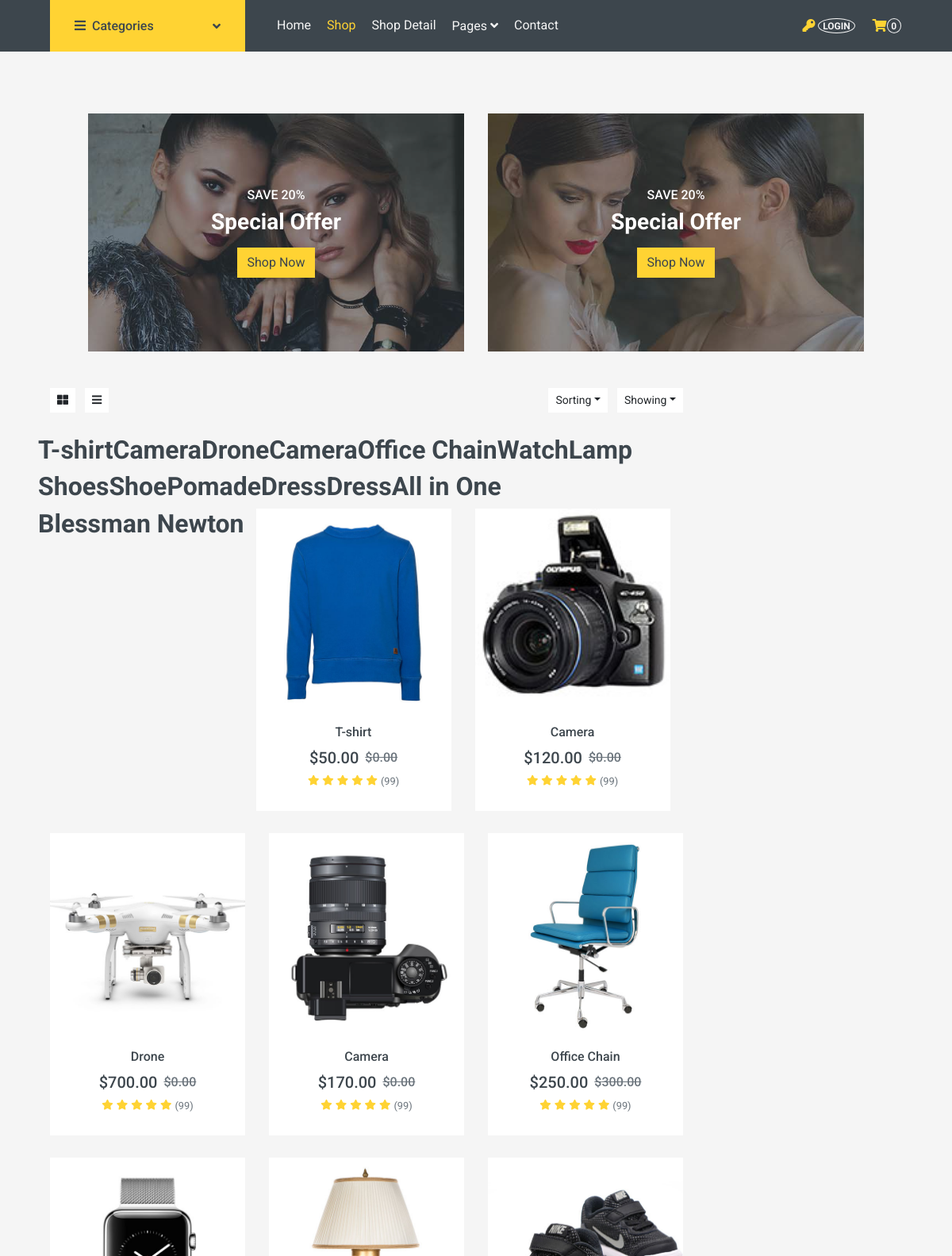
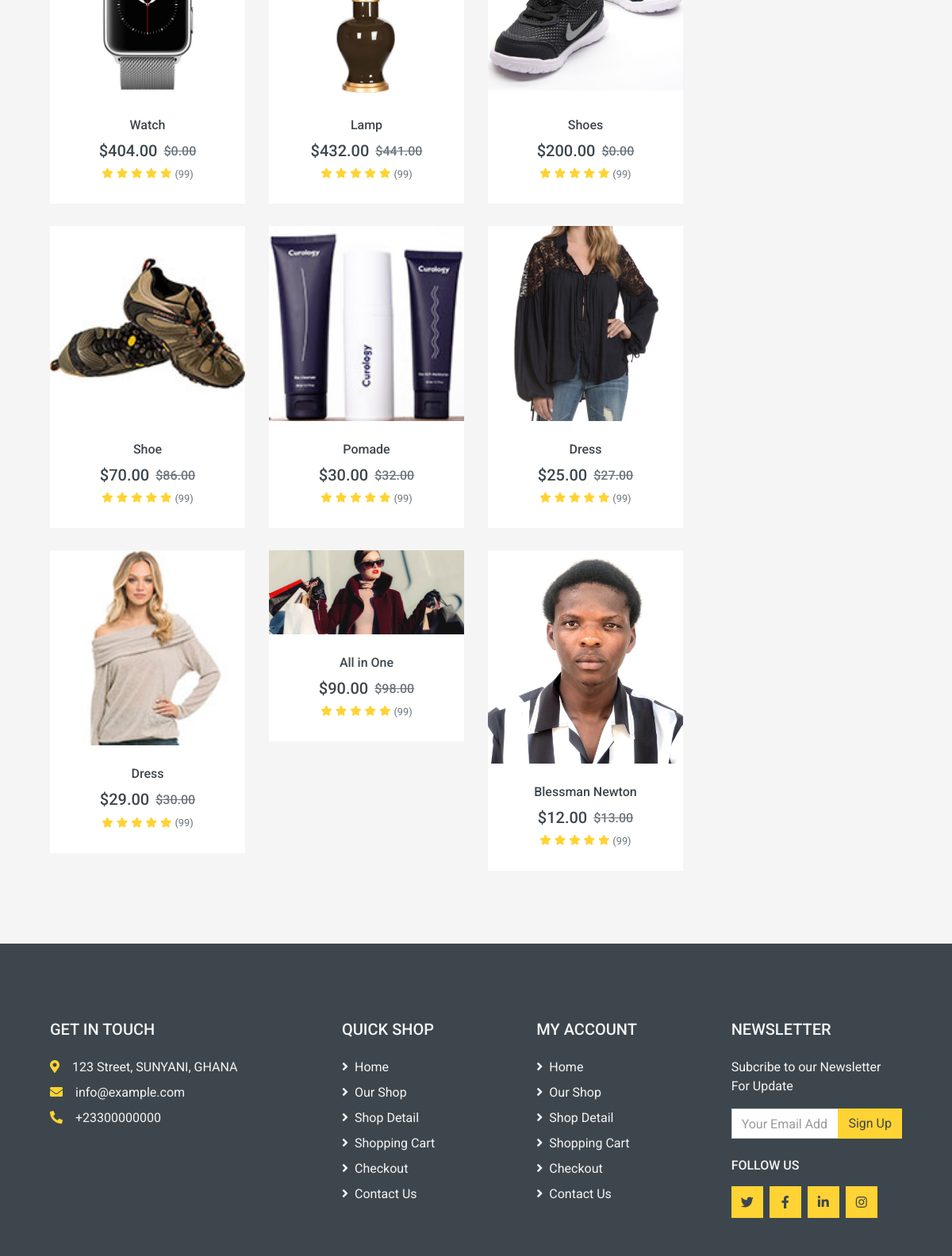
The page / on the database its author committed (2 pictures, top to bottom).
### myecom/models.py (models this page shows, shortened)
class Product(models.Model):
	name = models.CharField(max_length=20)
	price = models.FloatField(default=0,null=True, blank=True)
	change_price = models.FloatField(default=0,null=True, blank=True)
	digital = models.BooleanField(default=True)
	image = models.ImageField(null=True, blank=True)

### myecom/views.py (the view)
# urls.py: path('', views.store , name='store'),
def store(request):
	products = Product.objects.all()
	context = {
		'products':products
	}
	return render(request, 'store.html', context)

### Template/store.html (shortened to what this page needs)
<!DOCTYPE html>
{% load static %}
<html lang="en">
<head>
    <link href='https://cdnjs.cloudflare.com/ajax/libs/font-awesome/5.10.0/css/all.min.css' rel="stylesheet">
    <link href="{% static 'lib/animate/animate.min.css' %}" rel="stylesheet">
    <link href="{% static 'lib/owlcarousel/assets/owl.carousel.min.css' %}" rel="stylesheet">
    <link href="{% static 'css/style.css' %}" rel="stylesheet">
</head>
<body>
    <div class="container-fluid bg-dark mb-30">
        <div class="row px-xl-5">
            <div class="col-lg-3 d-none d-lg-block">
                <a class="btn d-flex align-items-center justify-content-between bg-primary w-100" data-toggle="collapse" href="#navbar-vertical" style="height: 65px; padding: 0 30px;">
                    <h6 class="text-dark m-0"><i class="fa fa-bars mr-2"></i>Categories</h6>
                    <i class="fa fa-angle-down text-dark"></i>
                </a>
            </div>
            <div class="col-lg-9">
                <nav class="navbar navbar-expand-lg bg-dark navbar-dark py-3 py-lg-0 px-0">
                    <div class="collapse navbar-collapse justify-content-between" id="navbarCollapse">
                        <div class="navbar-nav mr-auto py-0">
                            <a href="{% url 'store' %}" class="nav-item nav-link">Home</a>
                            <a href="{% url 'cart' %}" class="nav-item nav-link active">Shop</a>
                            <a href="{% url 'checkout' %}" class="nav-item nav-link">Shop Detail</a>
                            <div class="nav-item dropdown">
                                <a href="#" class="nav-link dropdown-toggle" data-toggle="dropdown">Pages <i class="fa fa-angle-down mt-1"></i></a>
                            </div>
                            <a href="contact.html" class="nav-item nav-link">Contact</a>
                        </div>
                        <div class="navbar-nav ml-auto py-0 d-none d-lg-block">
                            <a href="" class="btn px-0">
                                <i class="fas fa-key text-primary"></i>
                                <span class="badge text-secondary border border-secondary rounded-circle" style="padding-bottom: 2px;">LOGIN</span>
                            </a>
                            <a href="" class="btn px-0 ml-3">
                                <i class="fas fa-shopping-cart text-primary"></i><span class="badge text-secondary border border-secondary rounded-circle" style="padding-bottom: 2px;">0</span>
                            </a>
                        </div>
                    </div>
                </nav>
            </div>
        </div>
    </div>
    <div class="container-fluid">
        <div class="row px-xl-5">
                <div class="container-fluid pt-5 pb-3">
        <div class="row px-xl-5">
            <div class="col-md-6">
                <div class="product-offer mb-30" style="height: 300px;">
                    <img class="img-fluid" src="{% static 'images/offer-1.jpg' %}" alt="">
                    <div class="offer-text">
                        <h6 class="text-white text-uppercase">Save 20%</h6>
                        <h3 class="text-white mb-3">Special Offer</h3>
                        <a href="" class="btn btn-primary">Shop Now</a>
                    </div>
                </div>
            </div>
            <div class="col-md-6">
                <div class="product-offer mb-30" style="height: 300px;">
                    <img class="img-fluid" src="{% static 'images/offer-2.jpg' %}" alt="">
                    <div class="offer-text">
                        <h6 class="text-white text-uppercase">Save 20%</h6>
                        <h3 class="text-white mb-3">Special Offer</h3>
                        <a href="" class="btn btn-primary">Shop Now</a>
                    </div>
                </div>
            </div>
        </div>
    </div>
            <div class="col-lg-9 col-md-8">
                <div class="row pb-3">
                    <div class="col-12 pb-1">
                        <div class="d-flex align-items-center justify-content-between mb-4">
                            <div>
                                <button class="btn btn-sm btn-light"><i class="fa fa-th-large"></i></button>
                                <button class="btn btn-sm btn-light ml-2"><i class="fa fa-bars"></i></button>
                            </div>
                            <div class="ml-2">
                                <div class="btn-group">
                                    <button type="button" class="btn btn-sm btn-light dropdown-toggle" data-toggle="dropdown">Sorting</button>
                                </div>
                                <div class="btn-group ml-2">
                                    <button type="button" class="btn btn-sm btn-light dropdown-toggle" data-toggle="dropdown">Showing</button>
                                </div>
                            </div>
                        </div>
                    </div>
                    {% for product in products %}
             <h2>{{product.name}}</h2>
            {% endfor %}
                    {% for product in products %}
                    <div class="col-lg-4 col-md-6 col-sm-6 pb-1">
                        <div class="product-item bg-light mb-4">
                            <div class="product-img position-relative overflow-hidden">
                                <img class="img-fluid w-100" src="{{product.image.url}}" alt="">
                                <div class="product-action">
                                </div>
                            </div>
                            <div class="text-center py-4">
                                <a class="h6 text-decoration-none text-truncate" href="">{{product.name}}</a>
                                <div class="d-flex align-items-center justify-content-center mt-2">
                                    <h5>${{product.price|floatformat:2}}</h5><h6 class="text-muted ml-2"><del>${{product.change_price|floatformat:2}}</del></h6>
                                </div>
                                <div class="d-flex align-items-center justify-content-center mb-1">
                                    <small class="fa fa-star text-primary mr-1"></small>
                                    <small class="fa fa-star text-primary mr-1"></small>
                                    <small class="fa fa-star text-primary mr-1"></small>
                                    <small class="fa fa-star text-primary mr-1"></small>
                                    <small class="fa fa-star text-primary mr-1"></small>
                                    <small>(99)</small>
                                </div>
                            </div>
                        </div>
                    </div>
                    {% endfor %}
                </div>
            </div>
        </div>
    </div>
    <div class="container-fluid bg-dark text-secondary mt-5 pt-5">
        <div class="row px-xl-5 pt-5">
            <div class="col-lg-4 col-md-12 mb-5 pr-3 pr-xl-5">
                <h5 class="text-secondary text-uppercase mb-4">Get In Touch</h5>
                <p class="mb-2"><i class="fa fa-map-marker-alt text-primary mr-3"></i>123 Street, SUNYANI, GHANA</p>
                <p class="mb-2"><i class="fa fa-envelope text-primary mr-3"></i>info@example.com</p>
                <p class="mb-0"><i class="fa fa-phone-alt text-primary mr-3"></i>+23300000000</p>
            </div>
            <div class="col-lg-8 col-md-12">
                <div class="row">
                    <div class="col-md-4 mb-5">
                        <h5 class="text-secondary text-uppercase mb-4">Quick Shop</h5>
                        <div class="d-flex flex-column justify-content-start">
                            <a class="text-secondary mb-2" href="#"><i class="fa fa-angle-right mr-2"></i>Home</a>
                            <a class="text-secondary mb-2" href="#"><i class="fa fa-angle-right mr-2"></i>Our Shop</a>
                            <a class="text-secondary mb-2" href="#"><i class="fa fa-angle-right mr-2"></i>Shop Detail</a>
                            <a class="text-secondary mb-2" href="#"><i class="fa fa-angle-right mr-2"></i>Shopping Cart</a>
                            <a class="text-secondary mb-2" href="#"><i class="fa fa-angle-right mr-2"></i>Checkout</a>
                            <a class="text-secondary" href="#"><i class="fa fa-angle-right mr-2"></i>Contact Us</a>
                        </div>
                    </div>
                    <div class="col-md-4 mb-5">
                        <h5 class="text-secondary text-uppercase mb-4">My Account</h5>
                        <div class="d-flex flex-column justify-content-start">
                            <a class="text-secondary mb-2" href="#"><i class="fa fa-angle-right mr-2"></i>Home</a>
                            <a class="text-secondary mb-2" href="#"><i class="fa fa-angle-right mr-2"></i>Our Shop</a>
                            <a class="text-secondary mb-2" href="#"><i class="fa fa-angle-right mr-2"></i>Shop Detail</a>
                            <a class="text-secondary mb-2" href="#"><i class="fa fa-angle-right mr-2"></i>Shopping Cart</a>
                            <a class="text-secondary mb-2" href="#"><i class="fa fa-angle-right mr-2"></i>Checkout</a>
                            <a class="text-secondary" href="#"><i class="fa fa-angle-right mr-2"></i>Contact Us</a>
                        </div>
                    </div>
                    <div class="col-md-4 mb-5">
                        <h5 class="text-secondary text-uppercase mb-4">Newsletter</h5>
                        <p>Subcribe to our Newsletter For Update</p>
                        <form action="">
                            <div class="input-group">
                                <input type="text" class="form-control" placeholder="Your Email Address">
                                <div class="input-group-append">
                                    <button class="btn btn-primary">Sign Up</button>
                                </div>
                            </div>
                        </form>
                        <h6 class="text-secondary text-uppercase mt-4 mb-3">Follow Us</h6>
                        <div class="d-flex">
                            <a class="btn btn-primary btn-square mr-2" href="#"><i class="fab fa-twitter"></i></a>
                            <a class="btn btn-primary btn-square mr-2" href="#"><i class="fab fa-facebook-f"></i></a>
                            <a class="btn btn-primary btn-square mr-2" href="#"><i class="fab fa-linkedin-in"></i></a>
                            <a class="btn btn-primary btn-square" href="#"><i class="fab fa-instagram"></i></a>
                        </div>
                    </div>
                </div>
            </div>
        </div>
    </div>
</body>
</html>

### rows shown on the page
Product: name "T-shirt", image (picture), price "50.00", change_price "0.00"
Product: name "Camera", image (picture), price "120.00", change_price "0.00"
Product: name "Drone", image (picture), price "700.00", change_price "0.00"
Product: name "Camera", image (picture), price "170.00", change_price "0.00"
Product: name "Office Chain", image (picture), price "250.00", change_price "300.00"
Product: name "Watch", image (picture), price "404.00", change_price "0.00"
Product: name "Lamp", image (picture), price "432.00", change_price "441.00"
Product: name "Shoes", image (picture), price "200.00", change_price "0.00"
Product: name "Shoe", image (picture), price "70.00", change_price "86.00"
Product: name "Pomade", image (picture), price "30.00", change_price "32.00"
Product: name "Dress", image (picture), price "25.00", change_price "27.00"
Product: name "Dress", image (picture), price "29.00", change_price "30.00"
Product: name "All in One", image (picture), price "90.00", change_price "98.00"
Product: name "Blessman Newton", image (picture), price "12.00", change_price "13.00"
